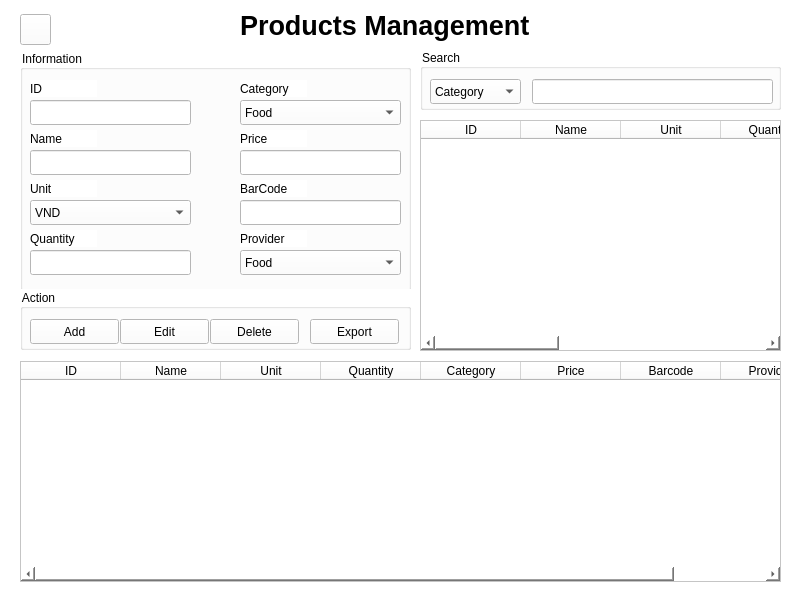
<?xml version="1.0" encoding="UTF-8"?>
<ui version="4.0">
 <class>MainWindow</class>
 <widget class="QMainWindow" name="MainWindow">
  <property name="geometry">
   <rect>
    <x>0</x>
    <y>0</y>
    <width>800</width>
    <height>600</height>
   </rect>
  </property>
  <property name="windowTitle">
   <string>MainWindow</string>
  </property>
  <property name="styleSheet">
   <string notr="true">background-color: rgb(255, 255, 255);</string>
  </property>
  <widget class="QWidget" name="centralwidget">
   <widget class="QLabel" name="label">
    <property name="geometry">
     <rect>
      <x>240</x>
      <y>0</y>
      <width>291</width>
      <height>51</height>
     </rect>
    </property>
    <property name="font">
     <font>
      <pointsize>20</pointsize>
      <weight>75</weight>
      <bold>true</bold>
     </font>
    </property>
    <property name="text">
     <string>Products Management</string>
    </property>
   </widget>
   <widget class="QTableWidget" name="tableWidget">
    <property name="geometry">
     <rect>
      <x>20</x>
      <y>361</y>
      <width>761</width>
      <height>221</height>
     </rect>
    </property>
    <column>
     <property name="text">
      <string>ID</string>
     </property>
    </column>
    <column>
     <property name="text">
      <string>Name</string>
     </property>
    </column>
    <column>
     <property name="text">
      <string>Unit</string>
     </property>
    </column>
    <column>
     <property name="text">
      <string>Quantity</string>
     </property>
    </column>
    <column>
     <property name="text">
      <string>Category</string>
     </property>
    </column>
    <column>
     <property name="text">
      <string>Price</string>
     </property>
    </column>
    <column>
     <property name="text">
      <string>Barcode</string>
     </property>
    </column>
    <column>
     <property name="text">
      <string>Provider</string>
     </property>
    </column>
   </widget>
   <widget class="QGroupBox" name="groupBox">
    <property name="geometry">
     <rect>
      <x>20</x>
      <y>50</y>
      <width>391</width>
      <height>241</height>
     </rect>
    </property>
    <property name="title">
     <string>Information</string>
    </property>
    <widget class="QLabel" name="label_2">
     <property name="geometry">
      <rect>
       <x>10</x>
       <y>30</y>
       <width>67</width>
       <height>17</height>
      </rect>
     </property>
     <property name="text">
      <string>ID</string>
     </property>
    </widget>
    <widget class="QLineEdit" name="txt_id">
     <property name="geometry">
      <rect>
       <x>10</x>
       <y>50</y>
       <width>161</width>
       <height>25</height>
      </rect>
     </property>
    </widget>
    <widget class="QLabel" name="label_3">
     <property name="geometry">
      <rect>
       <x>10</x>
       <y>80</y>
       <width>67</width>
       <height>17</height>
      </rect>
     </property>
     <property name="text">
      <string>Name</string>
     </property>
    </widget>
    <widget class="QLineEdit" name="txt_name">
     <property name="geometry">
      <rect>
       <x>10</x>
       <y>100</y>
       <width>161</width>
       <height>25</height>
      </rect>
     </property>
    </widget>
    <widget class="QLabel" name="label_4">
     <property name="geometry">
      <rect>
       <x>10</x>
       <y>130</y>
       <width>67</width>
       <height>17</height>
      </rect>
     </property>
     <property name="text">
      <string>Unit</string>
     </property>
    </widget>
    <widget class="QComboBox" name="cb_unit">
     <property name="geometry">
      <rect>
       <x>10</x>
       <y>150</y>
       <width>161</width>
       <height>25</height>
      </rect>
     </property>
     <item>
      <property name="text">
       <string>VND</string>
      </property>
     </item>
    </widget>
    <widget class="QLabel" name="label_5">
     <property name="geometry">
      <rect>
       <x>10</x>
       <y>180</y>
       <width>67</width>
       <height>17</height>
      </rect>
     </property>
     <property name="text">
      <string>Quantity</string>
     </property>
    </widget>
    <widget class="QLineEdit" name="txt_quantity">
     <property name="geometry">
      <rect>
       <x>10</x>
       <y>200</y>
       <width>161</width>
       <height>25</height>
      </rect>
     </property>
    </widget>
    <widget class="QLabel" name="label_6">
     <property name="geometry">
      <rect>
       <x>220</x>
       <y>30</y>
       <width>67</width>
       <height>17</height>
      </rect>
     </property>
     <property name="text">
      <string>Category</string>
     </property>
    </widget>
    <widget class="QComboBox" name="cb_category">
     <property name="geometry">
      <rect>
       <x>220</x>
       <y>50</y>
       <width>161</width>
       <height>25</height>
      </rect>
     </property>
     <item>
      <property name="text">
       <string>Food</string>
      </property>
     </item>
     <item>
      <property name="text">
       <string>Drink</string>
      </property>
     </item>
    </widget>
    <widget class="QLineEdit" name="txt_price">
     <property name="geometry">
      <rect>
       <x>220</x>
       <y>100</y>
       <width>161</width>
       <height>25</height>
      </rect>
     </property>
    </widget>
    <widget class="QLabel" name="label_7">
     <property name="geometry">
      <rect>
       <x>220</x>
       <y>80</y>
       <width>67</width>
       <height>17</height>
      </rect>
     </property>
     <property name="text">
      <string>Price</string>
     </property>
    </widget>
    <widget class="QLineEdit" name="txt_Barcode">
     <property name="geometry">
      <rect>
       <x>220</x>
       <y>150</y>
       <width>161</width>
       <height>25</height>
      </rect>
     </property>
    </widget>
    <widget class="QLabel" name="label_8">
     <property name="geometry">
      <rect>
       <x>220</x>
       <y>130</y>
       <width>67</width>
       <height>17</height>
      </rect>
     </property>
     <property name="text">
      <string>BarCode</string>
     </property>
    </widget>
    <widget class="QComboBox" name="cb_Provider">
     <property name="geometry">
      <rect>
       <x>220</x>
       <y>200</y>
       <width>161</width>
       <height>25</height>
      </rect>
     </property>
     <item>
      <property name="text">
       <string>Food</string>
      </property>
     </item>
     <item>
      <property name="text">
       <string>Drink</string>
      </property>
     </item>
    </widget>
    <widget class="QLabel" name="label_9">
     <property name="geometry">
      <rect>
       <x>220</x>
       <y>180</y>
       <width>67</width>
       <height>17</height>
      </rect>
     </property>
     <property name="text">
      <string>Provider</string>
     </property>
    </widget>
   </widget>
   <widget class="QGroupBox" name="groupBox_2">
    <property name="geometry">
     <rect>
      <x>20</x>
      <y>289</y>
      <width>391</width>
      <height>61</height>
     </rect>
    </property>
    <property name="title">
     <string>Action</string>
    </property>
    <widget class="QPushButton" name="pushButton">
     <property name="geometry">
      <rect>
       <x>10</x>
       <y>30</y>
       <width>89</width>
       <height>25</height>
      </rect>
     </property>
     <property name="text">
      <string>Add</string>
     </property>
    </widget>
    <widget class="QPushButton" name="pushButton_2">
     <property name="geometry">
      <rect>
       <x>100</x>
       <y>30</y>
       <width>89</width>
       <height>25</height>
      </rect>
     </property>
     <property name="text">
      <string>Edit</string>
     </property>
    </widget>
    <widget class="QPushButton" name="pushButton_3">
     <property name="geometry">
      <rect>
       <x>190</x>
       <y>30</y>
       <width>89</width>
       <height>25</height>
      </rect>
     </property>
     <property name="text">
      <string>Delete</string>
     </property>
    </widget>
    <widget class="QPushButton" name="pushButton_4">
     <property name="geometry">
      <rect>
       <x>290</x>
       <y>30</y>
       <width>89</width>
       <height>25</height>
      </rect>
     </property>
     <property name="text">
      <string>Export</string>
     </property>
    </widget>
   </widget>
   <widget class="QTableWidget" name="tableWidget_2">
    <property name="geometry">
     <rect>
      <x>420</x>
      <y>120</y>
      <width>361</width>
      <height>231</height>
     </rect>
    </property>
    <column>
     <property name="text">
      <string>ID</string>
     </property>
    </column>
    <column>
     <property name="text">
      <string>Name</string>
     </property>
    </column>
    <column>
     <property name="text">
      <string>Unit</string>
     </property>
    </column>
    <column>
     <property name="text">
      <string>Quantity</string>
     </property>
    </column>
    <column>
     <property name="text">
      <string>Category</string>
     </property>
    </column>
    <column>
     <property name="text">
      <string>Price</string>
     </property>
    </column>
    <column>
     <property name="text">
      <string>Barcode</string>
     </property>
    </column>
    <column>
     <property name="text">
      <string>Provider</string>
     </property>
    </column>
   </widget>
   <widget class="QGroupBox" name="groupBox_3">
    <property name="geometry">
     <rect>
      <x>420</x>
      <y>49</y>
      <width>361</width>
      <height>61</height>
     </rect>
    </property>
    <property name="title">
     <string>Search</string>
    </property>
    <widget class="QComboBox" name="cb_find">
     <property name="geometry">
      <rect>
       <x>10</x>
       <y>30</y>
       <width>91</width>
       <height>25</height>
      </rect>
     </property>
     <item>
      <property name="text">
       <string>Category</string>
      </property>
     </item>
     <item>
      <property name="text">
       <string>Provider</string>
      </property>
     </item>
    </widget>
    <widget class="QLineEdit" name="btn_find">
     <property name="geometry">
      <rect>
       <x>112</x>
       <y>30</y>
       <width>241</width>
       <height>25</height>
      </rect>
     </property>
    </widget>
   </widget>
   <widget class="QPushButton" name="pushButton_5">
    <property name="geometry">
     <rect>
      <x>20</x>
      <y>14</y>
      <width>31</width>
      <height>31</height>
     </rect>
    </property>
    <property name="styleSheet">
     <string notr="true">border-image: url(:/pic/pic/icon11.png);</string>
    </property>
    <property name="text">
     <string/>
    </property>
   </widget>
  </widget>
 </widget>
 <resources>
  <include location="Product.qrc"/>
 </resources>
 <connections/>
</ui>
